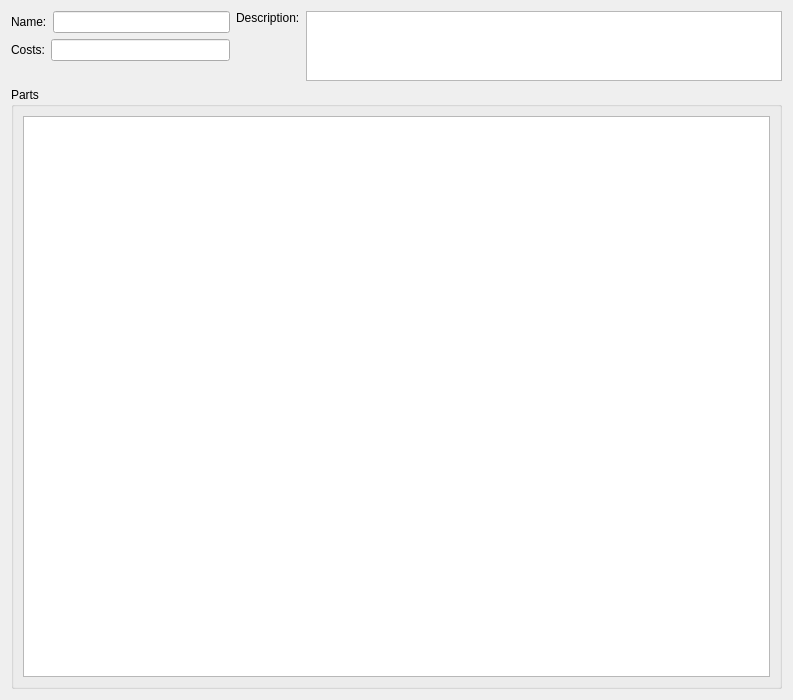
<?xml version="1.0" encoding="UTF-8"?>
<ui version="4.0">
 <class>cPartlistWindow</class>
 <widget class="QWidget" name="cPartlistWindow">
  <property name="geometry">
   <rect>
    <x>0</x>
    <y>0</y>
    <width>793</width>
    <height>700</height>
   </rect>
  </property>
  <property name="windowTitle">
   <string>Form</string>
  </property>
  <layout class="QGridLayout" name="gridLayout_2">
   <item row="0" column="0">
    <layout class="QVBoxLayout" name="verticalLayout_2" stretch="1,100">
     <item>
      <layout class="QHBoxLayout" name="horizontalLayout_4" stretch="2,5">
       <item>
        <layout class="QVBoxLayout" name="verticalLayout">
         <item>
          <layout class="QHBoxLayout" name="horizontalLayout">
           <item>
            <widget class="QLabel" name="label">
             <property name="text">
              <string>Name:</string>
             </property>
            </widget>
           </item>
           <item>
            <widget class="QLineEdit" name="m_lpName"/>
           </item>
          </layout>
         </item>
         <item>
          <layout class="QHBoxLayout" name="horizontalLayout_2">
           <item>
            <widget class="QLabel" name="label_3">
             <property name="text">
              <string>Costs:</string>
             </property>
            </widget>
           </item>
           <item>
            <widget class="QLineEdit" name="m_lpCosts">
             <property name="readOnly">
              <bool>true</bool>
             </property>
            </widget>
           </item>
          </layout>
         </item>
         <item>
          <spacer name="verticalSpacer">
           <property name="orientation">
            <enum>Qt::Vertical</enum>
           </property>
           <property name="sizeHint" stdset="0">
            <size>
             <width>20</width>
             <height>40</height>
            </size>
           </property>
          </spacer>
         </item>
        </layout>
       </item>
       <item>
        <layout class="QHBoxLayout" name="horizontalLayout_3">
         <item>
          <widget class="QLabel" name="label_2">
           <property name="text">
            <string>Description:</string>
           </property>
           <property name="alignment">
            <set>Qt::AlignLeading|Qt::AlignLeft|Qt::AlignTop</set>
           </property>
          </widget>
         </item>
         <item>
          <widget class="QTextEdit" name="m_lpDescription"/>
         </item>
        </layout>
       </item>
      </layout>
     </item>
     <item>
      <widget class="QGroupBox" name="m_lpGroupBox">
       <property name="title">
        <string>Parts</string>
       </property>
       <layout class="QGridLayout" name="gridLayout">
        <item row="0" column="0">
         <widget class="QTreeView" name="m_lpPartList"/>
        </item>
       </layout>
      </widget>
     </item>
    </layout>
   </item>
  </layout>
 </widget>
 <resources/>
 <connections/>
</ui>
